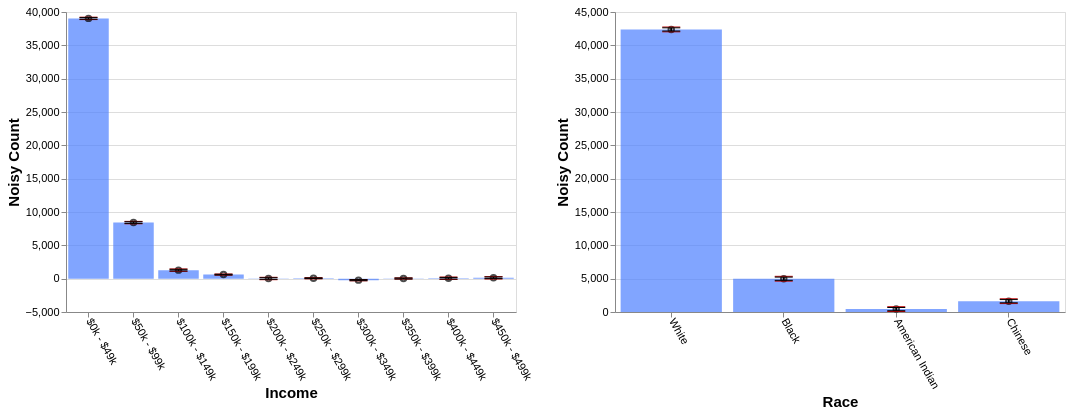

This figure's Vega-Lite source:
### Vega-Lite specification from a JSON file in a GitHub repository (floating-point values rounded to 4 significant figures)
{"config": {"view": {"continuousWidth": 400, "continuousHeight": 300}, "axis": {"labelFontSize": 11, "titleFontSize": 15}, "axisBottom": {"labelAngle": 60}}, "hconcat": [{"layer": [{"mark": "bar", "encoding": {"color": {"value": "transparent"}, "tooltip": [{"aggregate": "sum", "field": "noisy_count", "title": "noisy count", "type": "quantitative"}, {"aggregate": "sum", "field": "noisy_count_prev", "title": "prev count", "type": "quantitative"}, {"aggregate": "sum", "field": "error", "title": "current error", "type": "quantitative"}, {"aggregate": "sum", "field": "error_prev", "title": "prev error", "type": "quantitative"}], "x": {"field": "income", "sort": null, "title": "Income", "type": "ordinal"}}, "height": 300, "selection": {"selector665": {"type": "interval", "encodings": ["x"]}}, "transform": [{"filter": {"selection": "selector666"}}], "width": 450}, {"mark": {"type": "bar", "color": "gray", "opacity": 0}, "encoding": {"x": {"field": "income", "sort": null, "title": "Income", "type": "ordinal"}, "y": {"aggregate": "sum", "field": "noisy_count_prev", "type": "quantitative"}}, "transform": [{"filter": {"selection": "selector666"}}]}, {"mark": {"type": "bar", "color": "#4C7FFF", "opacity": 0.7}, "encoding": {"x": {"field": "income", "sort": null, "title": "Income", "type": "ordinal"}, "y": {"aggregate": "sum", "field": "noisy_count", "type": "quantitative"}}, "transform": [{"filter": {"selection": "selector666"}}]}, {"mark": {"type": "point", "color": "black", "opacity": 0.7}, "encoding": {"x": {"field": "income", "sort": null, "title": "Income", "type": "ordinal"}, "y": {"aggregate": "sum", "field": "noisy_count", "title": "Noisy Count", "type": "quantitative"}}, "transform": [{"filter": {"selection": "selector666"}}]}, {"mark": {"type": "rule", "color": "#B6B6B6", "size": 2, "strokeDash": [3, 3]}, "encoding": {"x": {"field": "income", "sort": null, "title": "Income", "type": "ordinal"}, "y": {"aggregate": "sum", "field": "plus_error_prev_income", "title": "", "type": "quantitative"}, "y2": {"aggregate": "sum", "field": "minus_error_prev_income", "title": ""}}, "transform": [{"filter": {"selection": "selector666"}}]}, {"mark": {"type": "tick", "color": "#B90000", "size": 0, "strokeDash": [1, 1]}, "encoding": {"x": {"field": "income", "sort": null, "title": "Income", "type": "ordinal"}, "y": {"aggregate": "sum", "field": "plus_error_prev_income", "type": "quantitative"}}, "transform": [{"filter": {"selection": "selector666"}}]}, {"mark": {"type": "tick", "color": "#B90000", "size": 0, "strokeDash": [3, 1]}, "encoding": {"x": {"field": "income", "sort": null, "title": "Income", "type": "ordinal"}, "y": {"aggregate": "sum", "field": "minus_error_prev_income", "type": "quantitative"}}, "transform": [{"filter": {"selection": "selector666"}}]}, {"mark": {"type": "rule", "color": "black", "size": 2}, "encoding": {"x": {"field": "income", "sort": null, "title": "Income", "type": "ordinal"}, "y": {"aggregate": "sum", "field": "plus_error", "title": "", "type": "quantitative"}, "y2": {"aggregate": "sum", "field": "minus_error", "title": ""}}, "transform": [{"filter": {"selection": "selector666"}}]}, {"mark": {"type": "tick", "color": "black", "width": 0}, "encoding": {"x": {"field": "income", "sort": null, "title": "Income", "type": "ordinal"}, "y": {"aggregate": "sum", "field": "plus_error", "type": "quantitative"}}, "transform": [{"filter": {"selection": "selector666"}}]}, {"mark": {"type": "tick", "color": "black", "width": 0}, "encoding": {"x": {"field": "income", "sort": null, "title": "Income", "type": "ordinal"}, "y": {"aggregate": "sum", "field": "minus_error", "type": "quantitative"}}, "transform": [{"filter": {"selection": "selector666"}}]}]}, {"layer": [{"mark": "bar", "encoding": {"color": {"value": "transparent"}, "tooltip": [{"aggregate": "sum", "field": "noisy_count", "title": "noisy count", "type": "quantitative"}, {"aggregate": "sum", "field": "noisy_count_prev", "title": "prev count", "type": "quantitative"}, {"aggregate": "sum", "field": "error", "title": "current error", "type": "quantitative"}, {"aggregate": "sum", "field": "error_prev", "title": "prev error", "type": "quantitative"}], "x": {"field": "race", "sort": null, "title": "Race", "type": "ordinal"}}, "height": 300, "selection": {"selector666": {"type": "interval", "encodings": ["x"]}}, "transform": [{"filter": {"selection": "selector665"}}], "width": 450}, {"mark": {"type": "bar", "color": "gray", "opacity": 0}, "encoding": {"x": {"field": "race", "sort": null, "title": "Race", "type": "ordinal"}, "y": {"aggregate": "sum", "field": "noisy_count_prev", "type": "quantitative"}}, "transform": [{"filter": {"selection": "selector665"}}]}, {"mark": {"type": "bar", "color": "#4C7FFF", "opacity": 0.7}, "encoding": {"x": {"field": "race", "sort": null, "title": "Race", "type": "ordinal"}, "y": {"aggregate": "sum", "field": "noisy_count", "type": "quantitative"}}, "transform": [{"filter": {"selection": "selector665"}}]}, {"mark": {"type": "point", "color": "black", "opacity": 0.7}, "encoding": {"x": {"field": "race", "sort": null, "title": "Race", "type": "ordinal"}, "y": {"aggregate": "sum", "field": "noisy_count", "title": "Noisy Count", "type": "quantitative"}}, "transform": [{"filter": {"selection": "selector665"}}]}, {"mark": {"type": "rule", "color": "#B6B6B6", "size": 2, "strokeDash": [3, 3]}, "encoding": {"x": {"field": "race", "sort": null, "title": "Race", "type": "ordinal"}, "y": {"aggregate": "sum", "field": "plus_error_prev_race", "title": "", "type": "quantitative"}, "y2": {"aggregate": "sum", "field": "minus_error_prev_race", "title": ""}}, "transform": [{"filter": {"selection": "selector665"}}]}, {"mark": {"type": "tick", "color": "#B90000", "size": 0, "strokeDash": [1, 1]}, "encoding": {"x": {"field": "race", "sort": null, "title": "Race", "type": "ordinal"}, "y": {"aggregate": "sum", "field": "plus_error_prev_race", "type": "quantitative"}}, "transform": [{"filter": {"selection": "selector665"}}]}, {"mark": {"type": "tick", "color": "#B90000", "size": 0, "strokeDash": [3, 1]}, "encoding": {"x": {"field": "race", "sort": null, "title": "Race", "type": "ordinal"}, "y": {"aggregate": "sum", "field": "minus_error_prev_race", "type": "quantitative"}}, "transform": [{"filter": {"selection": "selector665"}}]}, {"mark": {"type": "rule", "color": "black", "size": 2}, "encoding": {"x": {"field": "race", "sort": null, "title": "Race", "type": "ordinal"}, "y": {"aggregate": "sum", "field": "plus_error", "title": "", "type": "quantitative"}, "y2": {"aggregate": "sum", "field": "minus_error", "title": ""}}, "transform": [{"filter": {"selection": "selector665"}}]}, {"mark": {"type": "tick", "color": "black", "width": 0}, "encoding": {"x": {"field": "race", "sort": null, "title": "Race", "type": "ordinal"}, "y": {"aggregate": "sum", "field": "plus_error", "type": "quantitative"}}, "transform": [{"filter": {"selection": "selector665"}}]}, {"mark": {"type": "tick", "color": "black", "width": 0}, "encoding": {"x": {"field": "race", "sort": null, "title": "Race", "type": "ordinal"}, "y": {"aggregate": "sum", "field": "minus_error", "type": "quantitative"}}, "transform": [{"filter": {"selection": "selector665"}}]}]}], "data": {"name": "data-a9681279dcf6d98939411cd27069e3a5"}, "$schema": "https://vega.github.io/schema/vega-lite/v4.17.0.json", "datasets": {"data-a9681279dcf6d98939411cd27069e3a5": [{"income": "$0k - $49k", "race": "White", "noisy_count": 33180.0, "true_count": 33160.0, "plus_error": 33210.0, "minus_error": 33150.0, "error": 29.8, "noisy_count_prev": 33160.0, "true_count_prev": 33160.0, "plus_error_prev": 33210.0, "minus_error_prev": 33120.0, "error_prev": 44.7, "plus_error_prev_income": 33220.0, "minus_error_prev_income": 33130.0, "plus_error_prev_race": 33220.0, "minus_error_prev_race": 33130.0}, {"income": "$0k - $49k", "race": "Black", "noisy_count": 4243.0, "true_count": 4314.0, "plus_error": 4272.0, "minus_error": 4213.0, "error": 29.8, "noisy_count_prev": 4237.0, "true_count_prev": 4314.0, "plus_error_prev": 4282.0, "minus_error_prev": 4192.0, "error_prev": 44.7, "plus_error_prev_income": 4296.0, "minus_error_prev_income": 4207.0, "plus_error_prev_race": 4286.0, "minus_error_prev_race": 4196.0}, {"income": "$0k - $49k", "race": "American Indian", "noisy_count": 529.7, "true_count": 489.0, "plus_error": 559.6, "minus_error": 499.9, "error": 29.8, "noisy_count_prev": 505.7, "true_count_prev": 489.0, "plus_error_prev": 550.4, "minus_error_prev": 461.0, "error_prev": 44.7, "plus_error_prev_income": 564.6, "minus_error_prev_income": 475.2, "plus_error_prev_race": 542.5, "minus_error_prev_race": 453.1}, {"income": "$0k - $49k", "race": "Chinese", "noisy_count": 1090.0, "true_count": 992.0, "plus_error": 1120.0, "minus_error": 1060.0, "error": 29.8, "noisy_count_prev": 1078.0, "true_count_prev": 992.0, "plus_error_prev": 1123.0, "minus_error_prev": 1033.0, "error_prev": 44.7, "plus_error_prev_income": 1137.0, "minus_error_prev_income": 1048.0, "plus_error_prev_race": 1126.0, "minus_error_prev_race": 1037.0}, {"income": "$50k - $99k", "race": "White", "noisy_count": 7494.0, "true_count": 7572.0, "plus_error": 7524.0, "minus_error": 7464.0, "error": 29.8, "noisy_count_prev": 7499.0, "true_count_prev": 7572.0, "plus_error_prev": 7544.0, "minus_error_prev": 7454.0, "error_prev": 44.7, "plus_error_prev_income": 7534.0, "minus_error_prev_income": 7445.0, "plus_error_prev_race": 7552.0, "minus_error_prev_race": 7463.0}, {"income": "$50k - $99k", "race": "Black", "noisy_count": 557.7, "true_count": 547.0, "plus_error": 587.5, "minus_error": 527.9, "error": 29.8, "noisy_count_prev": 567.4, "true_count_prev": 547.0, "plus_error_prev": 612.1, "minus_error_prev": 522.6, "error_prev": 44.7, "plus_error_prev_income": 602.6, "minus_error_prev_income": 513.1, "plus_error_prev_race": 615.8, "minus_error_prev_race": 526.3}, {"income": "$50k - $99k", "race": "American Indian", "noisy_count": 76.9, "true_count": 64.0, "plus_error": 106.7, "minus_error": 47.1, "error": 29.8, "noisy_count_prev": 131.4, "true_count_prev": 64.0, "plus_error_prev": 176.1, "minus_error_prev": 86.7, "error_prev": 44.7, "plus_error_prev_income": 166.6, "minus_error_prev_income": 77.17, "plus_error_prev_race": 168.2, "minus_error_prev_race": 78.85}, {"income": "$50k - $99k", "race": "Chinese", "noisy_count": 284.4, "true_count": 344.0, "plus_error": 314.2, "minus_error": 254.6, "error": 29.8, "noisy_count_prev": 252.8, "true_count_prev": 344.0, "plus_error_prev": 297.5, "minus_error_prev": 208.1, "error_prev": 44.7, "plus_error_prev_income": 288.0, "minus_error_prev_income": 198.6, "plus_error_prev_race": 301.1, "minus_error_prev_race": 211.7}, {"income": "$100k - $149k", "race": "White", "noisy_count": 1030.0, "true_count": 1036.0, "plus_error": 1059.0, "minus_error": 999.8, "error": 29.8, "noisy_count_prev": 989.7, "true_count_prev": 1036.0, "plus_error_prev": 1034.0, "minus_error_prev": 945.0, "error_prev": 44.7, "plus_error_prev_income": 1044.0, "minus_error_prev_income": 954.2, "plus_error_prev_race": 1042.0, "minus_error_prev_race": 953.1}, {"income": "$100k - $149k", "race": "Black", "noisy_count": 36.0, "true_count": 45.0, "plus_error": 65.8, "minus_error": 6.2, "error": 29.8, "noisy_count_prev": 61.2, "true_count_prev": 45.0, "plus_error_prev": 105.9, "minus_error_prev": 16.4, "error_prev": 44.7, "plus_error_prev_income": 115.1, "minus_error_prev_income": 25.6, "plus_error_prev_race": 109.6, "minus_error_prev_race": 20.1}, {"income": "$100k - $149k", "race": "American Indian", "noisy_count": 81.0, "true_count": 4.0, "plus_error": 110.9, "minus_error": 51.2, "error": 29.8, "noisy_count_prev": 78.0, "true_count_prev": 4.0, "plus_error_prev": 122.7, "minus_error_prev": 33.3, "error_prev": 44.7, "plus_error_prev_income": 131.9, "minus_error_prev_income": 42.5, "plus_error_prev_race": 114.9, "minus_error_prev_race": 25.45}, {"income": "$100k - $149k", "race": "Chinese", "noisy_count": 133.0, "true_count": 64.0, "plus_error": 162.8, "minus_error": 103.2, "error": 29.8, "noisy_count_prev": 113.9, "true_count_prev": 64.0, "plus_error_prev": 158.7, "minus_error_prev": 69.2, "error_prev": 44.7, "plus_error_prev_income": 167.9, "minus_error_prev_income": 78.4, "plus_error_prev_race": 162.3, "minus_error_prev_race": 72.82}, {"income": "$150k - $199k", "race": "White", "noisy_count": 582.5, "true_count": 559.0, "plus_error": 595.2, "minus_error": 569.8, "error": 12.7, "noisy_count_prev": 591.7, "true_count_prev": 559.0, "plus_error_prev": 613.5, "minus_error_prev": 569.9, "error_prev": 21.8, "plus_error_prev_income": 612.4, "minus_error_prev_income": 568.8, "plus_error_prev_race": 621.6, "minus_error_prev_race": 578.0}, {"income": "$150k - $199k", "race": "Black", "noisy_count": 1.9, "true_count": 15.0, "plus_error": 14.6, "minus_error": -10.7, "error": 12.7, "noisy_count_prev": 5.3, "true_count_prev": 15.0, "plus_error_prev": 27.1, "minus_error_prev": -16.5, "error_prev": 21.8, "plus_error_prev_income": 26.03, "minus_error_prev_income": -17.57, "plus_error_prev_race": 30.8, "minus_error_prev_race": -12.8}, {"income": "$150k - $199k", "race": "American Indian", "noisy_count": -13.3, "true_count": 1.0, "plus_error": -0.6, "minus_error": -25.9, "error": 12.7, "noisy_count_prev": -17.9, "true_count_prev": 1.0, "plus_error_prev": 3.9, "minus_error_prev": -39.7, "error_prev": 21.8, "plus_error_prev_income": 2.825, "minus_error_prev_income": -40.77, "plus_error_prev_race": -3.95, "minus_error_prev_race": -47.55}, {"income": "$150k - $199k", "race": "Chinese", "noisy_count": 37.6, "true_count": 34.0, "plus_error": 50.3, "minus_error": 25.0, "error": 12.7, "noisy_count_prev": 33.9, "true_count_prev": 34.0, "plus_error_prev": 55.7, "minus_error_prev": 12.1, "error_prev": 21.8, "plus_error_prev_income": 54.63, "minus_error_prev_income": 11.03, "plus_error_prev_race": 59.32, "minus_error_prev_race": 15.72}, {"income": "$200k - $249k", "race": "White", "noisy_count": 144.8, "true_count": 122.0, "plus_error": 174.6, "minus_error": 115.0, "error": 29.8, "noisy_count_prev": 105.4, "true_count_prev": 122.0, "plus_error_prev": 150.2, "minus_error_prev": 60.7, "error_prev": 44.7, "plus_error_prev_income": 156.8, "minus_error_prev_income": 67.35, "plus_error_prev_race": 158.3, "minus_error_prev_race": 68.79}, {"income": "$200k - $249k", "race": "Black", "noisy_count": -65.9, "true_count": 7.0, "plus_error": -36.1, "minus_error": -95.7, "error": 29.8, "noisy_count_prev": -92.8, "true_count_prev": 7.0, "plus_error_prev": -48.1, "minus_error_prev": -137.5, "error_prev": 44.7, "plus_error_prev_income": -41.45, "minus_error_prev_income": -130.8, "plus_error_prev_race": -44.4, "minus_error_prev_race": -133.8}, {"income": "$200k - $249k", "race": "American Indian", "noisy_count": -21.0, "true_count": 3.0, "plus_error": 8.8, "minus_error": -50.8, "error": 29.8, "noisy_count_prev": -6.0, "true_count_prev": 3.0, "plus_error_prev": 38.7, "minus_error_prev": -50.7, "error_prev": 44.7, "plus_error_prev_income": 45.35, "minus_error_prev_income": -44.05, "plus_error_prev_race": 30.85, "minus_error_prev_race": -58.55}, {"income": "$200k - $249k", "race": "Chinese", "noisy_count": -32.8, "true_count": 5.0, "plus_error": -3.0, "minus_error": -62.6, "error": 29.8, "noisy_count_prev": -8.1, "true_count_prev": 5.0, "plus_error_prev": 36.7, "minus_error_prev": -52.8, "error_prev": 44.7, "plus_error_prev_income": 43.35, "minus_error_prev_income": -46.15, "plus_error_prev_race": 40.32, "minus_error_prev_race": -49.18}, {"income": "$250k - $299k", "race": "White", "noisy_count": 49.3, "true_count": 43.0, "plus_error": 61.9, "minus_error": 36.8, "error": 12.6, "noisy_count_prev": 26.9, "true_count_prev": 43.0, "plus_error_prev": 48.6, "minus_error_prev": 5.2, "error_prev": 21.7, "plus_error_prev_income": 46.15, "minus_error_prev_income": 2.75, "plus_error_prev_race": 56.69, "minus_error_prev_race": 13.29}, {"income": "$250k - $299k", "race": "Black", "noisy_count": 21.8, "true_count": 0.0, "plus_error": 34.4, "minus_error": 9.3, "error": 12.6, "noisy_count_prev": 15.0, "true_count_prev": 0.0, "plus_error_prev": 36.7, "minus_error_prev": -6.7, "error_prev": 21.7, "plus_error_prev_income": 34.25, "minus_error_prev_income": -9.15, "plus_error_prev_race": 40.4, "minus_error_prev_race": -3.0}, {"income": "$250k - $299k", "race": "American Indian", "noisy_count": -8.1, "true_count": 0.0, "plus_error": 4.4, "minus_error": -20.7, "error": 12.6, "noisy_count_prev": 20.8, "true_count_prev": 0.0, "plus_error_prev": 42.5, "minus_error_prev": -0.8, "error_prev": 21.7, "plus_error_prev_income": 40.05, "minus_error_prev_income": -3.25, "plus_error_prev_race": 34.65, "minus_error_prev_race": -8.65}, {"income": "$250k - $299k", "race": "Chinese", "noisy_count": 1.4, "true_count": 3.0, "plus_error": 14.0, "minus_error": -11.1, "error": 12.6, "noisy_count_prev": 11.5, "true_count_prev": 3.0, "plus_error_prev": 33.2, "minus_error_prev": -10.2, "error_prev": 21.7, "plus_error_prev_income": 30.75, "minus_error_prev_income": -12.65, "plus_error_prev_race": 36.82, "minus_error_prev_race": -6.58}, {"income": "$300k - $349k", "race": "White", "noisy_count": -13.1, "true_count": 11.0, "plus_error": 6.3, "minus_error": -32.6, "error": 19.5, "noisy_count_prev": -8.1, "true_count_prev": 11.0, "plus_error_prev": 16.8, "minus_error_prev": -33.0, "error_prev": 24.9, "plus_error_prev_income": 6.5, "minus_error_prev_income": -43.3, "plus_error_prev_race": 24.89, "minus_error_prev_race": -24.91}, {"income": "$300k - $349k", "race": "Black", "noisy_count": -52.0, "true_count": 1.0, "plus_error": -32.6, "minus_error": -71.5, "error": 19.5, "noisy_count_prev": -47.3, "true_count_prev": 1.0, "plus_error_prev": -22.4, "minus_error_prev": -72.2, "error_prev": 24.9, "plus_error_prev_income": -32.7, "minus_error_prev_income": -82.5, "plus_error_prev_race": -18.7, "minus_error_prev_race": -68.5}, {"income": "$300k - $349k", "race": "American Indian", "noisy_count": -82.7, "true_count": 0.0, "plus_error": -63.2, "minus_error": -102.1, "error": 19.5, "noisy_count_prev": -55.0, "true_count_prev": 0.0, "plus_error_prev": -30.1, "minus_error_prev": -79.9, "error_prev": 24.9, "plus_error_prev_income": -40.4, "minus_error_prev_income": -90.2, "plus_error_prev_race": -37.95, "minus_error_prev_race": -87.75}, {"income": "$300k - $349k", "race": "Chinese", "noisy_count": -72.3, "true_count": 0.0, "plus_error": -52.8, "minus_error": -91.7, "error": 19.5, "noisy_count_prev": -68.5, "true_count_prev": 0.0, "plus_error_prev": -43.6, "minus_error_prev": -93.4, "error_prev": 24.9, "plus_error_prev_income": -53.9, "minus_error_prev_income": -103.7, "plus_error_prev_race": -39.98, "minus_error_prev_race": -89.78}, {"income": "$350k - $399k", "race": "White", "noisy_count": 44.1, "true_count": 2.0, "plus_error": 62.1, "minus_error": 26.1, "error": 18.0, "noisy_count_prev": 42.2, "true_count_prev": 2.0, "plus_error_prev": 64.7, "minus_error_prev": 19.7, "error_prev": 22.5, "plus_error_prev_income": 68.17, "minus_error_prev_income": 23.17, "plus_error_prev_race": 72.79, "minus_error_prev_race": 27.79}, {"income": "$350k - $399k", "race": "Black", "noisy_count": -2.1, "true_count": 0.0, "plus_error": 15.9, "minus_error": -20.1, "error": 18.0, "noisy_count_prev": -2.1, "true_count_prev": 0.0, "plus_error_prev": 20.4, "minus_error_prev": -24.6, "error_prev": 22.5, "plus_error_prev_income": 23.87, "minus_error_prev_income": -21.13, "plus_error_prev_race": 24.1, "minus_error_prev_race": -20.9}, {"income": "$350k - $399k", "race": "American Indian", "noisy_count": -27.6, "true_count": 0.0, "plus_error": -9.6, "minus_error": -45.5, "error": 18.0, "noisy_count_prev": -43.5, "true_count_prev": 0.0, "plus_error_prev": -21.0, "minus_error_prev": -66.0, "error_prev": 22.5, "plus_error_prev_income": -17.53, "minus_error_prev_income": -62.52, "plus_error_prev_race": -28.85, "minus_error_prev_race": -73.85}, {"income": "$350k - $399k", "race": "Chinese", "noisy_count": 11.7, "true_count": 0.0, "plus_error": 29.7, "minus_error": -6.3, "error": 18.0, "noisy_count_prev": 15.6, "true_count_prev": 0.0, "plus_error_prev": 38.1, "minus_error_prev": -6.9, "error_prev": 22.5, "plus_error_prev_income": 41.58, "minus_error_prev_income": -3.425, "plus_error_prev_race": 41.72, "minus_error_prev_race": -3.28}, {"income": "$400k - $449k", "race": "White", "noisy_count": -27.2, "true_count": 2.0, "plus_error": 2.6, "minus_error": -57.0, "error": 29.8, "noisy_count_prev": -10.8, "true_count_prev": 2.0, "plus_error_prev": 33.9, "minus_error_prev": -55.5, "error_prev": 44.7, "plus_error_prev_income": 32.32, "minus_error_prev_income": -57.08, "plus_error_prev_race": 41.99, "minus_error_prev_race": -47.41}, {"income": "$400k - $449k", "race": "Black", "noisy_count": 134.6, "true_count": 0.0, "plus_error": 164.4, "minus_error": 104.8, "error": 29.8, "noisy_count_prev": 97.8, "true_count_prev": 0.0, "plus_error_prev": 142.5, "minus_error_prev": 53.1, "error_prev": 44.7, "plus_error_prev_income": 140.9, "minus_error_prev_income": 51.52, "plus_error_prev_race": 146.2, "minus_error_prev_race": 56.8}, {"income": "$400k - $449k", "race": "American Indian", "noisy_count": -70.0, "true_count": 0.0, "plus_error": -40.2, "minus_error": -99.8, "error": 29.8, "noisy_count_prev": -43.3, "true_count_prev": 0.0, "plus_error_prev": 1.4, "minus_error_prev": -88.1, "error_prev": 44.7, "plus_error_prev_income": -0.175, "minus_error_prev_income": -89.67, "plus_error_prev_race": -6.45, "minus_error_prev_race": -95.95}, {"income": "$400k - $449k", "race": "Chinese", "noisy_count": 27.4, "true_count": 0.0, "plus_error": 57.2, "minus_error": -2.4, "error": 29.8, "noisy_count_prev": 27.4, "true_count_prev": 0.0, "plus_error_prev": 72.2, "minus_error_prev": -17.3, "error_prev": 44.7, "plus_error_prev_income": 70.62, "minus_error_prev_income": -18.88, "plus_error_prev_race": 75.82, "minus_error_prev_race": -13.68}, {"income": "$450k - $499k", "race": "White", "noisy_count": -98.1, "true_count": 1.0, "plus_error": -68.3, "minus_error": -127.9, "error": 29.8, "noisy_count_prev": -95.8, "true_count_prev": 1.0, "plus_error_prev": -51.1, "minus_error_prev": -140.5, "error_prev": 44.7, "plus_error_prev_income": -40.85, "minus_error_prev_income": -130.2, "plus_error_prev_race": -43.01, "minus_error_prev_race": -132.4}, {"income": "$450k - $499k", "race": "Black", "noisy_count": 116.6, "true_count": 0.0, "plus_error": 146.4, "minus_error": 86.7, "error": 29.8, "noisy_count_prev": 112.7, "true_count_prev": 0.0, "plus_error_prev": 157.4, "minus_error_prev": 68.0, "error_prev": 44.7, "plus_error_prev_income": 167.7, "minus_error_prev_income": 78.25, "plus_error_prev_race": 161.1, "minus_error_prev_race": 71.7}, {"income": "$450k - $499k", "race": "American Indian", "noisy_count": -30.4, "true_count": 0.0, "plus_error": -0.6, "minus_error": -60.2, "error": 29.8, "noisy_count_prev": -57.2, "true_count_prev": 0.0, "plus_error_prev": -12.5, "minus_error_prev": -102.0, "error_prev": 44.7, "plus_error_prev_income": -2.25, "minus_error_prev_income": -91.75, "plus_error_prev_race": -20.35, "minus_error_prev_race": -109.8}, {"income": "$450k - $499k", "race": "Chinese", "noisy_count": 142.0, "true_count": 0.0, "plus_error": 171.8, "minus_error": 112.2, "error": 29.8, "noisy_count_prev": 129.4, "true_count_prev": 0.0, "plus_error_prev": 174.1, "minus_error_prev": 84.6, "error_prev": 44.7, "plus_error_prev_income": 184.3, "minus_error_prev_income": 94.85, "plus_error_prev_race": 177.7, "minus_error_prev_race": 88.22}]}}
